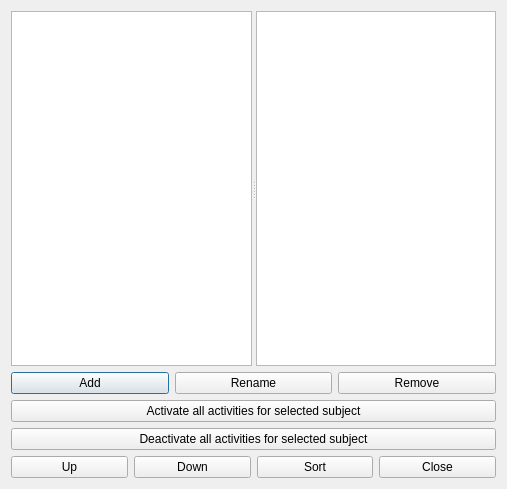
<?xml version="1.0" encoding="UTF-8"?>
<ui version="4.0">
 <class>SubjectsForm_template</class>
 <widget class="QDialog" name="SubjectsForm_template">
  <property name="geometry">
   <rect>
    <x>0</x>
    <y>0</y>
    <width>507</width>
    <height>489</height>
   </rect>
  </property>
  <property name="windowTitle">
   <string extracomment="Title of dialog">Subjects</string>
  </property>
  <layout class="QGridLayout" name="gridLayout">
   <item row="0" column="0">
    <widget class="QSplitter" name="splitter">
     <property name="sizePolicy">
      <sizepolicy hsizetype="Expanding" vsizetype="Expanding">
       <horstretch>0</horstretch>
       <verstretch>0</verstretch>
      </sizepolicy>
     </property>
     <property name="orientation">
      <enum>Qt::Horizontal</enum>
     </property>
     <widget class="QListWidget" name="subjectsListWidget"/>
     <widget class="QPlainTextEdit" name="currentSubjectTextEdit"/>
    </widget>
   </item>
   <item row="1" column="0">
    <layout class="QHBoxLayout" name="horizontalLayout">
     <item>
      <widget class="QPushButton" name="addSubjectPushButton">
       <property name="text">
        <string>Add</string>
       </property>
      </widget>
     </item>
     <item>
      <widget class="QPushButton" name="renameSubjectPushButton">
       <property name="text">
        <string>Rename</string>
       </property>
      </widget>
     </item>
     <item>
      <widget class="QPushButton" name="removeSubjectPushButton">
       <property name="text">
        <string>Remove</string>
       </property>
      </widget>
     </item>
    </layout>
   </item>
   <item row="2" column="0">
    <widget class="QPushButton" name="activateSubjectPushButton">
     <property name="text">
      <string>Activate all activities for selected subject</string>
     </property>
    </widget>
   </item>
   <item row="3" column="0">
    <widget class="QPushButton" name="deactivateSubjectPushButton">
     <property name="text">
      <string>Deactivate all activities for selected subject</string>
     </property>
    </widget>
   </item>
   <item row="4" column="0">
    <layout class="QHBoxLayout" name="horizontalLayout_2">
     <item>
      <widget class="QPushButton" name="moveSubjectUpPushButton">
       <property name="text">
        <string comment="It means move the item up in the list">Up</string>
       </property>
      </widget>
     </item>
     <item>
      <widget class="QPushButton" name="moveSubjectDownPushButton">
       <property name="text">
        <string comment="It means move the item down in the list">Down</string>
       </property>
      </widget>
     </item>
     <item>
      <widget class="QPushButton" name="sortSubjectsPushButton">
       <property name="text">
        <string>Sort</string>
       </property>
      </widget>
     </item>
     <item>
      <widget class="QPushButton" name="closePushButton">
       <property name="text">
        <string>Close</string>
       </property>
      </widget>
     </item>
    </layout>
   </item>
  </layout>
 </widget>
 <layoutdefault spacing="6" margin="11"/>
 <resources/>
 <connections/>
</ui>
